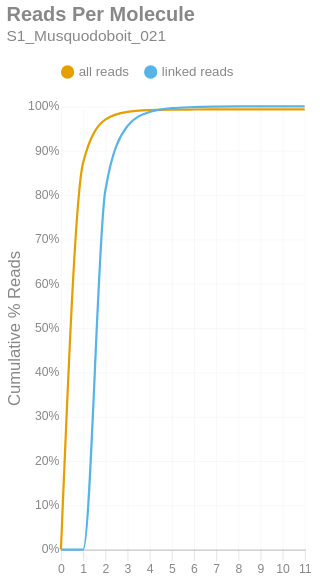

Notebook cell for this chart:
### Markdown cell above
### Reads per Molecule
This chart shows the cumulative distribution of the number of reads per linked molecule. That is, how many alignments are associated with a unique molecule. This excludes the number of reads associated with invalid or absent linked-read barcodes. The `linked` histogram is the percentages recalculated when disregarding singletons.

### Code cell
if SKIPLR:
    print_html(f"Skipped")
else:
    counts = np.bincount(valids['reads'].cast(pl.Int64).to_numpy())
    weighted = counts * np.arange(len(counts))
    all_perc = weighted / n_reads
    linked_perc = weighted / n_linked_reads
    linked_perc[1] = 0
    binned_df = pl.DataFrame({
        'readsper': list(range(len(counts))),
        'all reads (cumsum)': np.cumsum(all_perc).tolist(),
        'linked reads (cumsum)': np.cumsum(linked_perc).tolist(),
    })

    with SafeRender(binned_df):
        (
            density_plot(binned_df, 'Reads Per Molecule', samplename, 'readspmol')
            .encode(
                x=alt.X('readsper:O', title=None).axis(labelAngle=0).scale(padding=0),
                y=alt.Y('value:Q', title='Cumulative % Reads').axis(format='%').stack(False),
                color=alt.Color("key:N").scale(domain=["all reads", "linked reads"]),
                tooltip=[
                    alt.Tooltip("key:N", title="Data Type"),
                    alt.Tooltip("readsper:O", title="Reads Per Molecule"),
                    alt.Tooltip("value:Q", format=".2%", title="% Reads (Cum.)")
                ]            
            )
        ).display()

### Figure 1 — Vega-Lite specification as saved in the notebook (floating-point values rounded to 4 significant figures)
{"width": "container", "height": 400, "config": {"title": {"anchor": "start", "dy": -15, "fontSize": 18, "color": "#888888", "subtitleColor": "#888888", "subtitleFontSize": 14}, "arc": {"fill": "#0072B2"}, "axis": {"domainColor": "#888888", "domainWidth": 0.5, "gridWidth": 0.2, "grid": false, "titleFontWeight": 400, "titleFontSize": 15, "labelFontSize": 11, "labelColor": "#888888", "tickColor": "#888888", "tickWidth": 0.2, "titleColor": "#888888"}, "axisBand": {"grid": false}, "axisX": {"grid": true, "tickSize": 10, "domainCap": "round"}, "axisY": {"domain": false, "grid": true, "tickSize": 0, "domainCap": "round"}, "background": "transparent", "header": {"labelFontSize": 15, "labelColor": "#888888", "titleFontSize": 15, "titleFontWeight": 600, "titleColor": "#888888"}, "legend": {"labelFont": "sans-serif", "labelFontSize": 12, "labelColor": "#888888", "symbolSize": 100, "symbolType": "circle", "titleFontSize": 12, "titlePadding": 10, "titleColor": "#888888", "title": null, "orient": "top"}, "range": {"category": ["#E69F00", "#56B4E9", "#009E73", "#F0E442", "#0072B2", "#D55E00", "#CC79A7", "#000000"], "diverging": ["#cfe8f3", "#a2d4ec", "#73bfe2", "#46abdb", "#1696d2", "#12719e"]}, "area": {"fill": "#0072B2", "fillOpacity": 0.7, "line": true, "strokeOpacity": 0.7}, "line": {"color": "#0072B2", "stroke": "#0072B2", "strokeWidth": 2}, "trail": {"color": "#0072B2", "stroke": "#0072B2", "strokeWidth": 0, "size": 1}, "point": {"filled": true, "fillOpacity": 1.0, "size": 95}, "text": {"color": "#888888", "fontSize": 11, "align": "right", "fontWeight": 400, "size": 11}, "bar": {"fill": "#0072B2", "stroke": null}, "view": {"stroke": null, "continuousWidth": 660, "continuousHeight": 400}}, "data": {"name": "data-5ce8fd096353f6f500ac2a1da910b455"}, "mark": {"type": "line", "interpolate": "monotone", "point": {"opacity": 0, "size": 275}}, "encoding": {"color": {"field": "key", "scale": {"domain": ["all reads", "linked reads"]}, "type": "nominal"}, "tooltip": [{"field": "key", "title": "Data Type", "type": "nominal"}, {"field": "readsper", "title": "Reads Per Molecule", "type": "ordinal"}, {"field": "value", "format": ".2%", "title": "% Reads (Cum.)", "type": "quantitative"}], "x": {"axis": {"labelAngle": 0}, "field": "readsper", "scale": {"padding": 0}, "title": null, "type": "ordinal"}, "y": {"axis": {"format": "%"}, "field": "value", "stack": false, "title": "Cumulative % Reads", "type": "quantitative"}}, "params": [{"name": "param_c36ac31b6afebe62", "select": {"type": "point", "fields": ["key"]}, "bind": "legend"}], "title": {"text": "Reads Per Molecule", "subtitle": "S1_Musquodoboit_021"}, "transform": [{"fold": ["all reads (cumsum)", "linked reads (cumsum)"]}, {"calculate": "replace(datum.key, ' (cumsum)', '')", "as": "key"}, {"filter": {"param": "param_c36ac31b6afebe62"}}], "usermeta": {"embedOptions": {"downloadFileName": "S1_Musquodoboit_021.readspmol"}}, "$schema": "https://vega.github.io/schema/vega-lite/v6.1.0.json", "datasets": {"data-5ce8fd096353f6f500ac2a1da910b455": [{"readsper": 0, "all reads (cumsum)": 0.0, "linked reads (cumsum)": 0.0}, {"readsper": 1, "all reads (cumsum)": 0.8727, "linked reads (cumsum)": 0.0}, {"readsper": 2, "all reads (cumsum)": 0.9701, "linked reads (cumsum)": 0.8091}, {"readsper": 3, "all reads (cumsum)": 0.9877, "linked reads (cumsum)": 0.9553}, {"readsper": 4, "all reads (cumsum)": 0.9916, "linked reads (cumsum)": 0.9874}, {"readsper": 5, "all reads (cumsum)": 0.9926, "linked reads (cumsum)": 0.9959}, {"readsper": 6, "all reads (cumsum)": 0.9929, "linked reads (cumsum)": 0.9983}, {"readsper": 7, "all reads (cumsum)": 0.993, "linked reads (cumsum)": 0.9994}, {"readsper": 8, "all reads (cumsum)": 0.9931, "linked reads (cumsum)": 0.9999}, {"readsper": 9, "all reads (cumsum)": 0.9931, "linked reads (cumsum)": 0.9999}, {"readsper": 10, "all reads (cumsum)": 0.9931, "linked reads (cumsum)": 0.9999}, {"readsper": 11, "all reads (cumsum)": 0.9931, "linked reads (cumsum)": 1.0}]}}
